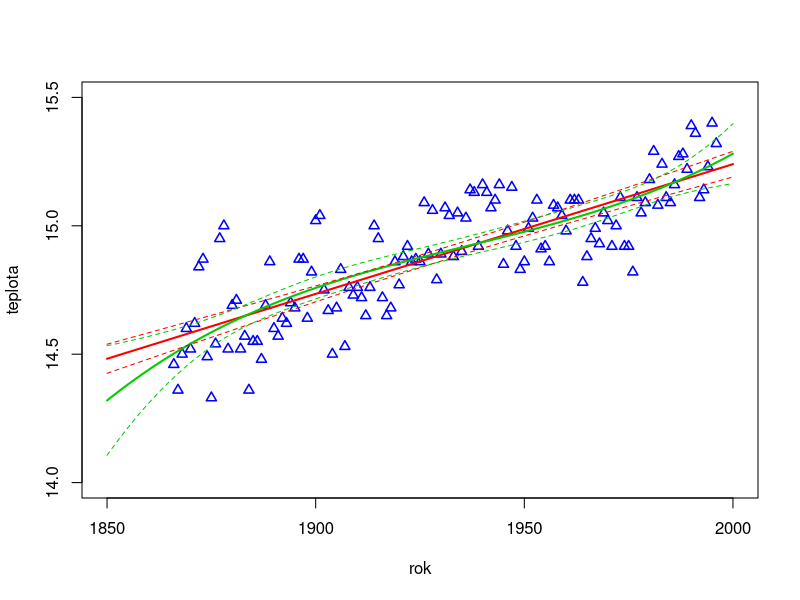
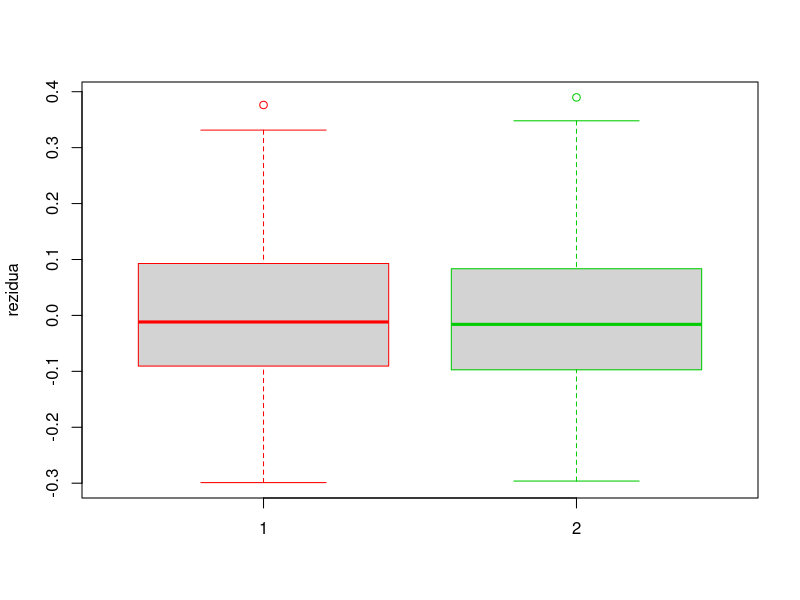
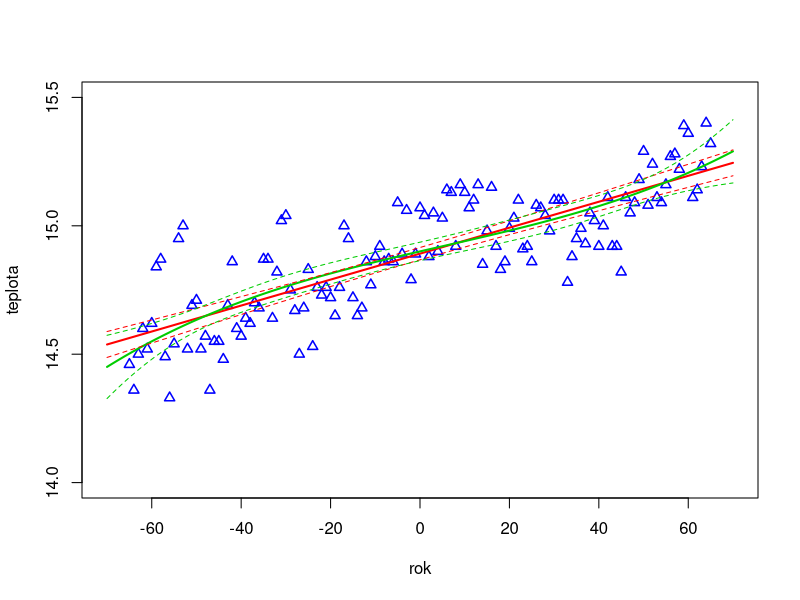
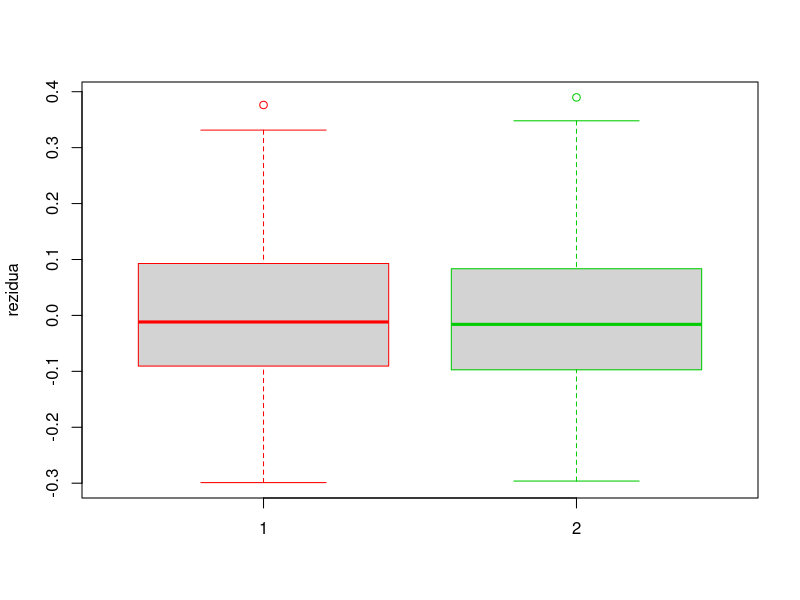

Write the R code that produced these figures, in order.
# =============================================================================================================================
# Priklad 6

tabulka <- read.csv (file = "teplota.csv", header = TRUE, sep = ",", dec = ".")
summary (tabulka)

# grafika

plot (c (1850, 2000), c (14, 15.5), type = "n", xlab = "rok", ylab = "teplota")

points (tabulka$Year, tabulka$Temperature, col = "blue", pch = 24, lwd = 1.5, cex = 1.0)

# primka

model1 <- lm (Temperature ~ Year, data = tabulka) 
model1
prehled1 <- summary (model1)
prehled1

# kubicka parabola
model2 <- lm (Temperature ~ Year + I(Year^2)  + I(Year^3), data = tabulka) 
model2
prehled2 <- summary (model2)
prehled2



# prichystame si sit na x-ove ose
x <- seq (1850, 2000, by = 0.1)
# pomoci funkce "predict" nechame dopocitat odpovidajici Y-ove hodnoty na regresni funkci
Y1 <- predict (model1, data.frame (Year = x))
Y2 <- predict (model2, data.frame (Year = x))

lines (x, Y1, col = "red", lwd = 2)
lines (x, Y2, col = "#00cc00", lwd = 2)

# 95% intervaly spolehlivosti pro koeficienty modelu
confint (model1, level = 0.95)
# porovnejte je s testy vyznamnosti jednotlivych parametru
prehled1

confint (model2, level = 0.95)
prehled2

# muzeme prikreslit 95% pasy spolehlivosti pro stredni hodnotu, tj. kolem regresni funkce
CI1 <- predict (model1, data.frame (Year = x), interval = "confidence", level = 0.95)
CI2 <- predict (model2, data.frame (Year = x), interval = "confidence", level = 0.95)
lines (x, CI1[,2], col = "red", lty = 2)
lines (x, CI1[,3], col = "red", lty = 2)
lines (x, CI2[,2], col = "#00cc00", lty = 2)
lines (x, CI2[,3], col = "#00cc00", lty = 2)

# boxploty rezidui

boxplot (model1$residuals, model2$residuals, ylab = "rezidua", names = c(1,2), border = c ("red", "#00cc00"))

# porovnani modelu

sum (model1$residuals^2) / model1$df.residual #S_e / (n - k) = S^2 smerodatná odchylka^2
prehled1$r.squared #koeficient determinace 
prehled1$adj.r.squared #adjustovaný koef. determinace

sum (model2$residuals^2) / model2$df.residual
prehled2$r.squared
prehled2$adj.r.squared

anova (model1, model2) 

# oba modely jsou srovnatelne, volime model s regresni primkou, nebot je jednodussi pri stejne schopnosti modelovat data
# ANOVA zde hypotezu o rovnosti strednich hodnot obou modelu nezamita



#-----------------------------------------------------
#centrovane
tabulka$rok=tabulka$Year-1931

plot (c (-70, 70), c (14, 15.5), type = "n", xlab = "rok", ylab = "teplota")

points (tabulka$rok, tabulka$Temperature, col = "blue", pch = 24, lwd = 1.5, cex = 1.0)

# primka

model <- lm (Temperature ~ rok, data = tabulka) 
model
prehled <- summary (model)
prehled

model3 <- lm (Temperature ~ rok + I(rok^2) + I(rok^3), data = tabulka) 
model3
prehled3 <- summary (model3)
prehled3

# prichystame si sit na x-ove ose
x <- seq (-70, 70, by = 0.1)
# pomoci funkce "predict" nechame dopocitat odpovidajici Y-ove hodnoty na regresni funkci
Y <- predict (model, data.frame (rok = x))
Y3 <- predict (model3, data.frame (rok = x))

lines (x, Y, col = "red", lwd = 2)
lines (x, Y3, col = "#00cc00", lwd = 2)
# muzeme prikreslit 95% pasy spolehlivosti pro stredni hodnotu, tj. kolem regresni funkce
CI <- predict (model, data.frame (rok = x), interval = "confidence", level = 0.95)
CI3 <- predict (model3, data.frame (rok = x), interval = "confidence", level = 0.95)
lines (x, CI[,2], col = "red", lty = 2)
lines (x, CI[,3], col = "red", lty = 2)
lines (x, CI3[,2], col = "#00cc00", lty = 2)
lines (x, CI3[,3], col = "#00cc00", lty = 2)

# boxploty rezidui

boxplot (model$residuals, model3$residuals, ylab = "rezidua", names = c(1,2), border = c ("red", "#00cc00"))

# porovnani modelu

sum (model$residuals^2) / model$df.residual
prehled$r.squared
prehled$adj.r.squared

sum (model3$residuals^2) / model3$df.residual
prehled3$r.squared
prehled3$adj.r.squared

anova (model, model3) 
